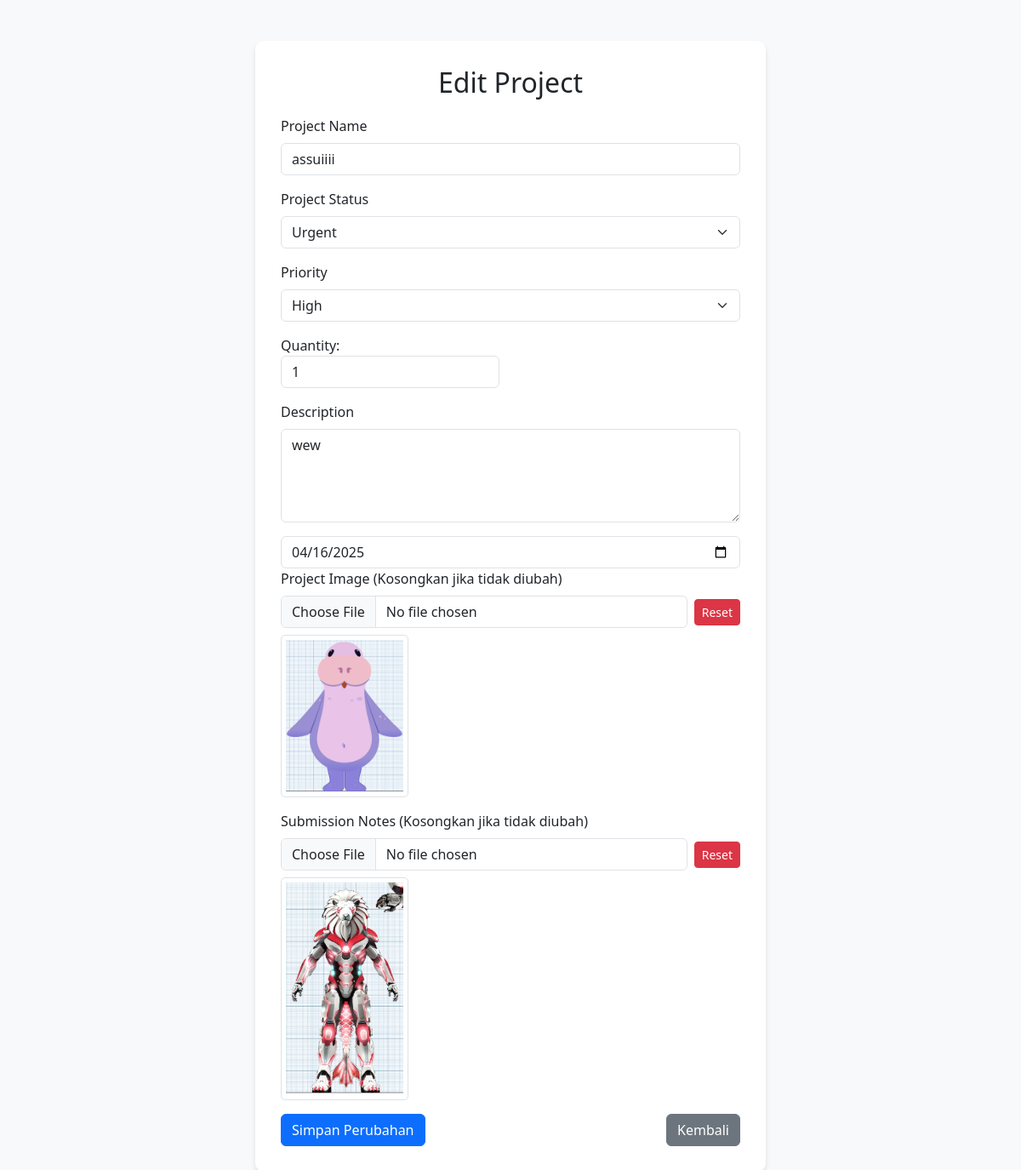
Screenshot of /mascot_edit.php?id=44 (signed in) with the database file from the repository.
### tables this page shows
CREATE TABLE `gallery` (
  `id` int NOT NULL,
  `project_image` text,
  `material_image` text,
  `description` text,
  `project_name` varchar(255) NOT NULL,
  `project_status` varchar(255) NOT NULL,
  `quantity` int NOT NULL DEFAULT '1',
  `deadline` date DEFAULT NULL,
  `category` enum('mascot','costume') NOT NULL DEFAULT 'mascot'
);

### mascot_edit.php (the view, shortened to what this page needs)
<?php
include 'db.php';
$id = $_GET['id'];
$stmt = $pdo->prepare("SELECT * FROM gallery WHERE id = ? AND category = 'mascot'");
$stmt->execute([$id]);
$data = $stmt->fetch();
?>
<!DOCTYPE html>
<html>
<head>
    <link href="https://cdn.jsdelivr.net/npm/bootstrap@5.3.0-alpha1/dist/css/bootstrap.min.css" rel="stylesheet">
</head>
<body>
    <div class="container mt-5">
        <div class="form-container mx-auto" style="max-width: 600px;">
            <h2 class="text-center">Edit Project</h2>
            <form method="post" enctype="multipart/form-data">
                <div class="mb-3">
                    <label for="project_name" class="form-label">Project Name</label>
                    <input type="text" name="project_name" id="project_name" class="form-control"
                        value="<?= htmlspecialchars($data['project_name']) ?>" required>
                </div>
                <div class="mb-3">
                    <label for="project_status" class="form-label">Project Status</label>
                    <select name="project_status" id="project_status" class="form-select" required>
                        <option value="Urgent" <?= $data['project_status'] === 'Urgent' ? 'selected' : '' ?>>
                            Urgent</option>
                    </select>
                </div>
                <div class="mb-3">
                    <label for="priority" class="form-label">Priority</label>
                    <select name="priority" id="priority" class="form-select" required>
                        <option value="High" <?= $data['priority'] === 'High' ? 'selected' : '' ?>>High</option>
                    </select>
                </div>
                <div class="mb-3">
                    <label for="quantity">Quantity:</label>
                    <input type="number" class="form-control w-auto" id="quantity" name="quantity"
                        value="<?= htmlspecialchars($data['quantity']) ?>" min="1" required>
                </div>
                <div class="mb-3">
                    <label for="description" class="form-label">Description</label>
                    <textarea name="description" id="description" class="form-control" rows="4"
                        required><?= htmlspecialchars($data['description']) ?></textarea>
                </div>
                <input type="date" name="deadline" id="deadline" class="form-control"
                    value="<?= htmlspecialchars($data['deadline']) ?>" required>
                <div class="mb-3">
                    <label for="project_image" class="form-label">Project Image (Kosongkan jika tidak diubah)</label>
                    <div class="d-flex align-items-center">
                        <input type="file" name="project_image" id="project_image" class="form-control me-2">
                        <button type="button" class="btn btn-sm btn-danger"
                            onclick="resetFileInput('project_image', 'project_image_preview', 'uploads/projects/<?= $data['project_image'] ?>')">Reset</button>
                    </div>
                    <img id="project_image_preview" src="uploads/projects/<?= $data['project_image'] ?>" width="150"
                        alt="Project Image" class="mt-2 border">
                </div>
                <div class="mb-3">
                    <label for="material_image" class="form-label">Submission Notes (Kosongkan jika tidak
                        diubah)</label>
                    <div class="d-flex align-items-center">
                        <input type="file" name="material_image" id="material_image" class="form-control me-2">
                        <button type="button" class="btn btn-sm btn-danger"
                            onclick="resetFileInput('material_image', 'material_image_preview', 'uploads/materials/<?= $data['material_image'] ?>')">Reset</button>
                    </div>
                    <img id="material_image_preview" src="uploads/materials/<?= $data['material_image'] ?>" width="150"
                        alt="Material Image" class="mt-2 border">
                </div>
                <div class="d-flex justify-content-between">
                    <button type="submit" class="btn btn-primary">Simpan Perubahan</button>
                    <a href="mascot_admin.php" class="btn btn-secondary">Kembali</a>
                </div>
            </form>
        </div>
    </div>
</body>
</html>

### mascot_edit.php (style rules this page uses)
body { background-color: #f8f9fa; }
.form-container { background: #ffffff; padding: 30px; border-radius: 10px; box-shadow: 0 4px 6px rgba(0, 0, 0, 0.1); }
.form-container h2 { margin-bottom: 20px; }
.form-container img { margin-top: 10px; border: 1px solid #ddd; border-radius: 5px; padding: 5px; }

### rows the page displays
gallery: project_name "assuiiii", project_status "Urgent", quantity "1", description "wew", deadline "04/16/2025", project_image (picture), material_image (picture)
